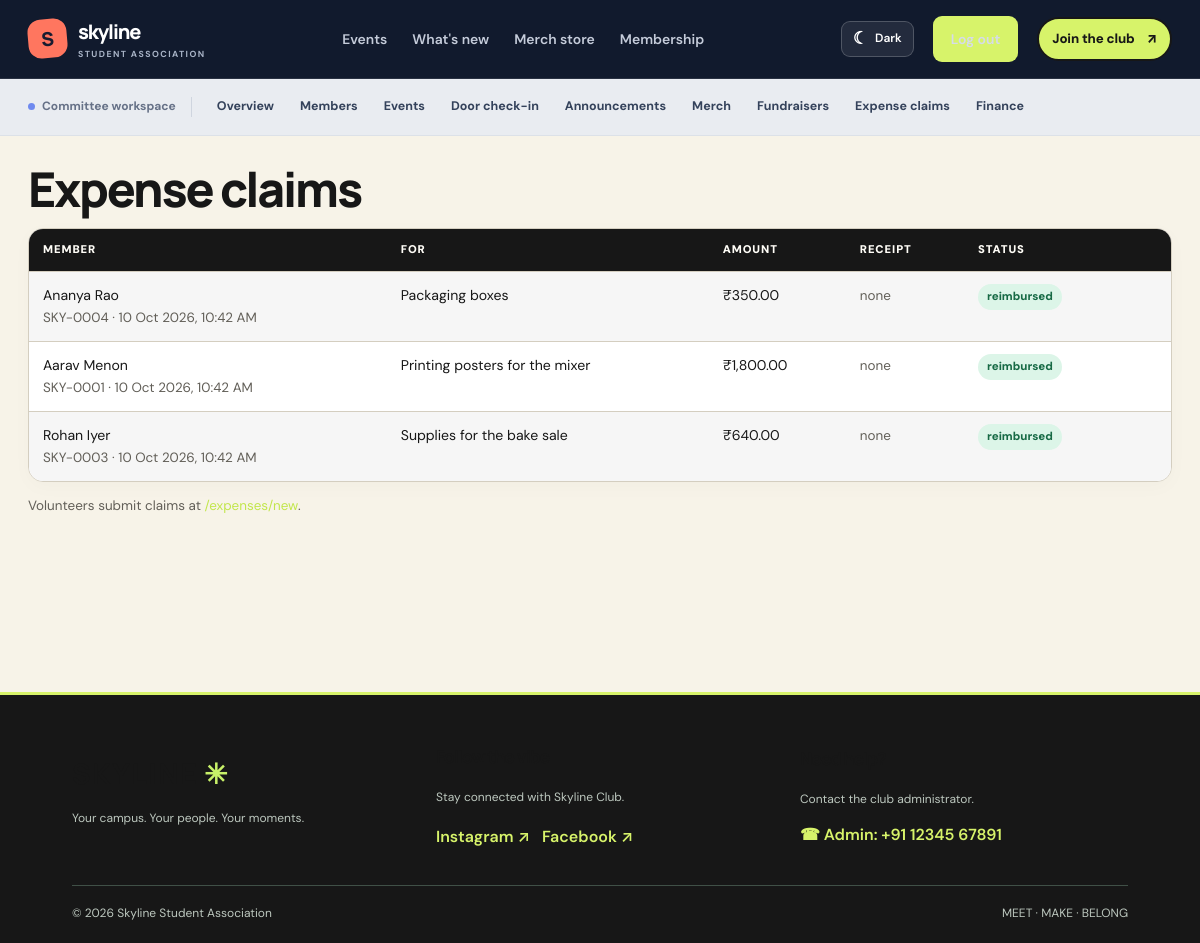
Screenshot of /admin/claims (signed in) with the database file from the repository.
### tables this page shows
CREATE TABLE claims (
    id INTEGER PRIMARY KEY,
    member_id INTEGER NOT NULL REFERENCES members(id),
    amount REAL NOT NULL,
    description TEXT NOT NULL,
    receipt_file TEXT,
    status TEXT NOT NULL DEFAULT 'pending',
    created_at TEXT NOT NULL,
    decided_at TEXT,
    reimbursed_at TEXT
);

CREATE TABLE members (
    id INTEGER PRIMARY KEY,
    code TEXT UNIQUE,
    name TEXT NOT NULL,
    email TEXT UNIQUE NOT NULL,
    phone TEXT,
    tier_id INTEGER NOT NULL REFERENCES tiers(id),
    paid INTEGER NOT NULL DEFAULT 0,
    joined_on TEXT NOT NULL,
    expires_on TEXT,
    reminded_for TEXT
, password_hash TEXT);

### app.py (the view)
@app.get('/admin/claims')
@admin_required
def admin_claims():
    rows = query("""SELECT c.*, m.name AS member_name, m.code FROM claims c JOIN members m ON m.id = c.member_id
                    ORDER BY CASE c.status WHEN 'pending' THEN 0 WHEN 'approved' THEN 1 ELSE 2 END, c.id DESC""")
    return render_template('admin_claims.html', claims=rows)

### app.py (called while the page is built)
@app.context_processor
def inject_csrf_token():
    from flask_wtf.csrf import generate_csrf
    return {"csrf_token": generate_csrf}

@app.template_filter('money')
def money_filter(value):
    return f"₹{float(value or 0):,.2f}"

@app.template_filter('pretty')
def pretty_filter(value):
    if not value:
        return ''
    try:
        parsed = datetime.fromisoformat(value)
    except ValueError:
        return value
    if 'T' in value or ' ' in value:
        return parsed.strftime('%d %b %Y, %I:%M %p')
    return parsed.strftime('%d %b %Y')

@app.context_processor
def inject_globals():
    return {'is_admin': bool(session.get('admin')), 'status_of': member_status}

def admin_required(view):
    @wraps(view)
    def wrapper(*args, **kwargs):
        if not session.get('admin'):
            return redirect(url_for('login', next=request.full_path.rstrip('?')))
        return view(*args, **kwargs)
    return wrapper

### db.py (called while the page is built)
def get_db():
    if 'db' not in g:
        g.db = sqlite3.connect(DB_PATH)
        g.db.row_factory = sqlite3.Row
        g.db.execute('PRAGMA foreign_keys = ON')
    return g.db

def query(sql, args=(), one=False):
    cur = get_db().execute(sql, args)
    rows = cur.fetchall()
    cur.close()
    if one:
        return rows[0] if rows else None
    return rows

### templates/admin_claims.html (shortened to what this page needs)
{% extends 'base.html' %}
{% block content %}
<h1>Expense claims</h1>
<div class="table-wrap"><table>
  <tr><th>Member</th><th>For</th><th>Amount</th><th>Receipt</th><th>Status</th><th></th></tr>
  {% for c in claims %}
  <tr><td>{{ c.member_name }}<br><span class="muted">{{ c.code }} · {{ c.created_at|pretty }}</span></td><td>{{ c.description }}</td><td>{{ c.amount|money }}</td>
    <td>{% if c.receipt_file %}<a href="{{ url_for('admin_receipt', claim_id=c.id) }}" target="_blank">View</a>{% else %}<span class="muted">none</span>{% endif %}</td>
    <td><span class="badge {{ 'ok' if c.status in ['approved', 'reimbursed'] else ('warn' if c.status == 'pending' else 'bad') }}">{{ c.status }}</span></td>
    <td class="row">
      </td></tr>
  {% else %}<tr><td colspan="6" class="muted">No claims yet.</td></tr>{% endfor %}
</table></div>
<p class="muted">Volunteers submit claims at <a href="{{ url_for('expense_new') }}">/expenses/new</a>.</p>
{% endblock %}

### static/style.css (style rules this page uses)
:root { --ink: #17243b; --ink-deep: #101b31; --ink-soft: #283752; --paper: #f7f7f3; --white: #ffffff; --muted: #747e8e; --line: #e4e7e9; --lime: #d7f36a; --blue: #647df5; --brand: #536de8; --brand-dark: #3c52c5; --ok: #18794e; --warn: #a96510; --bad: #b42332; --shadow: 0 16px 42px rgba(23, 36, 59, .07); }
* { box-sizing: border-box; }
html { scroll-behavior: smooth; }
body { margin: 0; font-family: 'DM Sans', system-ui, -apple-system, 'Segoe UI', sans-serif; background: var(--paper); color: var(--ink); line-height: 1.6; -webkit-font-smoothing: antialiased; }
a { color: var(--brand-dark); text-decoration: none; transition: color .18s ease, background .18s ease, transform .18s ease; }
.muted { color: var(--muted); font-size: .84rem; }
h1, h2, h3, h4 { color: var(--ink); font-family: 'Manrope', sans-serif; letter-spacing: -.035em; }
main h1 { margin: .2em 0 .55em; font-size: clamp(1.9rem, 4vw, 2.65rem); font-weight: 800; line-height: 1.12; }
main p { line-height: 1.65; }
.table-wrap { overflow-x: auto; border: 1px solid var(--line); border-radius: 11px; background: #fff; }
table { width: 100%; border-collapse: collapse; background: #fff; }
th, td { padding: 12px 14px; border-bottom: 1px solid #edf0f2; text-align: left; vertical-align: top; font-size: .88rem; }
th { background: #f2f4f7; color: #657187; font-size: .7rem; font-weight: 800; text-transform: uppercase; letter-spacing: .08em; }
tr:last-child td { border-bottom: 0; }
.badge { display: inline-block; padding: 4px 9px; border-radius: 999px; font-size: .72rem; font-weight: 800; }
.badge.ok { background: #dcf5e8; color: #176a45; }
:root { --ink:#17233b;--ink-deep:#111a2d;--ink-soft:#293854;--paper:#f8f8f4;--white:#fff;--muted:#737e90;--line:#e4e7eb;--lime:#d8f36a;--blue:#5865f2;--brand:#5b5fe9;--brand-dark:#4248c9;--coral:#ff765f;--ok:#18794e;--warn:#a96510;--bad:#b42332;--shadow:0 18px 48px rgba(23,35,59,.10) }
body { background:#f8f8f4;color:var(--ink) }
.card,.table-wrap,.ticket,.col { border-radius:15px }
.table-wrap { box-shadow:0 5px 20px rgba(23,36,59,.025) }
th { background:#f4f5f2 }
:root { --ink: #171717; --ink-deep: #111111; --ink-soft: #333333; --paper: #f7f3e8; --white: #fffdf7; --muted: #625f58; --line: #d4cec0; --lime: #d7f36a; --brand: #d7f36a; --brand-dark: #c2e64c; --bad: #d92d20; --shadow: 5px 5px 0 #171717; }
html, body { min-height: 100%; }
body { background: var(--paper); color: var(--ink); }
main h1, .page-content h1 { font-size: clamp(2rem, 4vw, 3.25rem); line-height: 1.04; letter-spacing: -0.045em; font-weight: 900; margin: 0 0 14px; }
main p, .page-content p { line-height: 1.6; }
table { border-collapse: separate; border-spacing: 0; width: 100%; }
th { background: #171717 !important; color: #fffdf7 !important; font-weight: 850; }
td, th { padding: 12px 14px; border-bottom: 1px solid #d4cec0; text-align: left; }
tbody tr:nth-child(even) { background: rgba(23,23,23,.035); }

### rows the page displays
claims: member_name "Ananya Rao", code "SKY-0004", created_at|pretty "10 Oct 2026, 10:42 AM", description "Packaging boxes", amount "₹350.00", status "reimbursed"
claims: member_name "Aarav Menon", code "SKY-0001", created_at|pretty "10 Oct 2026, 10:42 AM", description "Printing posters for the mixer", amount "₹1,800.00", status "reimbursed"
claims: member_name "Rohan Iyer", code "SKY-0003", created_at|pretty "10 Oct 2026, 10:42 AM", description "Supplies for the bake sale", amount "₹640.00", status "reimbursed"
